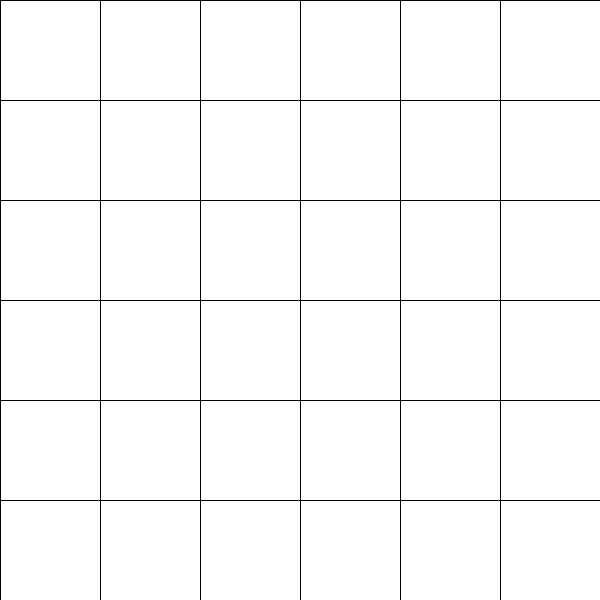
Frame 1 (no input)
Frame 60 (the mouse pressed at the canvas centre just before this capture): identical to frame 1, image omitted
Frame 120 (the mouse held since frame 60 and released just before this capture): identical to frame 1, image omitted

The Processing sketch that drew this single still picture (run headless with seeded random() and noise(); from frame 60 on, the mouse is pressed at the canvas centre):

// Processing sketch: w5_03_booleanUseExample
// ── w5_03_booleanUseExample.pde
// example of how a boolean can be used as a switch
// to turn off your print statement once the draw
// function has run one time
// this is useful if you want to see the coordinate of 
// a grid or some other value, but you don't want it to
// print continuously
// this will print once and then stop printing

int cWidth = 600;
int cHeight = 600;
boolean drawZero = true;

void setup(){
  size(600, 600); 
}

void draw(){
  for(int j = 0; j < 600; j += 100) {
    
    for(int i = 0; i < 600; i += 100){
      rect(i,j,100,100);
      
      // only print (i,j) if it is the first time
      // running through the draw function
      if (drawZero) {
        println("(" + i + "," + j + ")");
      }
    }
    
  }
  // sets drawZero boolean to flase once the draw
  // function has run one time
  drawZero = false;
}
